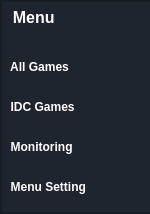
        <widget class="QFrame" name="frame_left_menu">
         <property name="minimumSize">
          <size>
           <width>150</width>
           <height>0</height>
          </size>
         </property>
         <property name="maximumSize">
          <size>
           <width>20</width>
           <height>16777215</height>
          </size>
         </property>
         <property name="styleSheet">
          <string notr="true">background-color: rgb(31, 37, 47);</string>
         </property>
         <property name="frameShape">
          <enum>QFrame::StyledPanel</enum>
         </property>
         <property name="frameShadow">
          <enum>QFrame::Raised</enum>
         </property>
         <layout class="QVBoxLayout" name="verticalLayout_4">
          <property name="spacing">
           <number>0</number>
          </property>
          <property name="leftMargin">
           <number>0</number>
          </property>
          <property name="topMargin">
           <number>0</number>
          </property>
          <property name="rightMargin">
           <number>0</number>
          </property>
          <property name="bottomMargin">
           <number>0</number>
          </property>
          <item alignment="Qt::AlignLeft|Qt::AlignTop">
           <widget class="QFrame" name="menu_frame">
            <property name="minimumSize">
             <size>
              <width>150</width>
              <height>0</height>
             </size>
            </property>
            <property name="frameShape">
             <enum>QFrame::StyledPanel</enum>
            </property>
            <property name="frameShadow">
             <enum>QFrame::Raised</enum>
            </property>
            <layout class="QVBoxLayout" name="verticalLayout_5">
             <property name="spacing">
              <number>0</number>
             </property>
             <property name="leftMargin">
              <number>0</number>
             </property>
             <property name="topMargin">
              <number>0</number>
             </property>
             <property name="rightMargin">
              <number>0</number>
             </property>
             <property name="bottomMargin">
              <number>0</number>
             </property>
             <item alignment="Qt::AlignLeft">
              <widget class="QPushButton" name="Btn_slide">
               <property name="minimumSize">
                <size>
                 <width>150</width>
                 <height>0</height>
                </size>
               </property>
               <property name="maximumSize">
                <size>
                 <width>100</width>
                 <height>16777215</height>
                </size>
               </property>
               <property name="font">
                <font>
                 <pointsize>12</pointsize>
                 <weight>75</weight>
                 <bold>true</bold>
                </font>
               </property>
               <property name="styleSheet">
                <string notr="true">QPushButton
{
text-align: left;
color: rgb(255, 255, 255);
background:transparent;
margin-bottom: 20px;
height: 30px;
border-radius: 5px;
padding-left: 2px;
}
QPushButton:hover
{
	background-color: rgba(0, 172, 252, 50);
}
QPushButton:pressed
{  
	background-color: rgba(0, 120, 252, 150);
    border-style: inset;
    border-width: 2px;

}
</string>
               </property>
               <property name="text">
                <string>  Menu</string>
               </property>
               <property name="icon">
                <iconset>
                 <normaloff>icons/menu.svg</normaloff>icons/menu.svg</iconset>
               </property>
               <property name="iconSize">
                <size>
                 <width>20</width>
                 <height>20</height>
                </size>
               </property>
              </widget>
             </item>
             <item>
              <widget class="QPushButton" name="Allgame">
               <property name="minimumSize">
                <size>
                 <width>150</width>
                 <height>20</height>
                </size>
               </property>
               <property name="font">
                <font>
                 <weight>75</weight>
                 <bold>true</bold>
                </font>
               </property>
               <property name="styleSheet">
                <string notr="true">QPushButton
{
text-align: left;
;
color: rgb(255, 255, 255);
background:transparent;
margin-bottom: 10px;
height: 30px;
border-radius: 5px;
padding-left: 2px;
}
QPushButton:hover
{
	background-color: rgba(0, 172, 252, 50);
}
QPushButton:pressed
{  
	background-color: rgba(0, 120, 252, 150);
    border-style: inset;
    border-width: 2px;

}
</string>
               </property>
               <property name="text">
                <string>  All Games</string>
               </property>
               <property name="icon">
                <iconset>
                 <normaloff>icons/layers.svg</normaloff>icons/layers.svg</iconset>
               </property>
               <property name="iconSize">
                <size>
                 <width>20</width>
                 <height>20</height>
                </size>
               </property>
              </widget>
             </item>
             <item>
              <widget class="QPushButton" name="idc">
               <property name="font">
                <font>
                 <weight>75</weight>
                 <bold>true</bold>
                </font>
               </property>
               <property name="styleSheet">
                <string notr="true">QPushButton
{
text-align: left;
color: rgb(255, 255, 255);
background:transparent;
margin-bottom: 10px;
height: 30px;
border-radius: 5px;
padding-left: 2px;
}
QPushButton:hover
{
	background-color: rgba(0, 172, 252, 50);
}
QPushButton:pressed
{  
	background-color: rgba(0, 120, 252, 150);
    border-style: inset;
    border-width: 2px;

}
</string>
               </property>
               <property name="text">
                <string>  IDC Games</string>
               </property>
               <property name="icon">
                <iconset>
                 <normaloff>icons/server.svg</normaloff>icons/server.svg</iconset>
               </property>
               <property name="iconSize">
                <size>
                 <width>20</width>
                 <height>20</height>
                </size>
               </property>
              </widget>
             </item>
             <item alignment="Qt::AlignLeft">
              <widget class="QPushButton" name="Monitor">
               <property name="sizePolicy">
                <sizepolicy hsizetype="Minimum" vsizetype="Fixed">
                 <horstretch>0</horstretch>
                 <verstretch>0</verstretch>
                </sizepolicy>
               </property>
               <property name="minimumSize">
                <size>
                 <width>150</width>
                 <height>20</height>
                </size>
               </property>
               <property name="font">
                <font>
                 <weight>75</weight>
                 <bold>true</bold>
                </font>
               </property>
               <property name="autoFillBackground">
                <bool>false</bool>
               </property>
               <property name="styleSheet">
                <string notr="true">QPushButton
{
text-align: left;
color: rgb(255, 255, 255);
background:transparent;
margin-bottom: 10px;
height: 30px;
border-radius: 5px;
padding-left: 2px;
}
QPushButton:hover
{
	background-color: rgba(0, 172, 252, 50);
}
QPushButton:pressed
{  
	background-color: rgba(0, 120, 252, 150);
    border-style: inset;
    border-width: 2px;

}
</string>
               </property>
               <property name="text">
                <string>  Monitoring</string>
               </property>
               <property name="icon">
                <iconset>
                 <normaloff>icons/monitor.svg</normaloff>icons/monitor.svg</iconset>
               </property>
               <property name="iconSize">
                <size>
                 <width>20</width>
                 <height>20</height>
                </size>
               </property>
               <property name="flat">
                <bool>false</bool>
               </property>
              </widget>
             </item>
             <item>
              <widget class="QPushButton" name="Setting">
               <property name="minimumSize">
                <size>
                 <width>150</width>
                 <height>20</height>
                </size>
               </property>
               <property name="maximumSize">
                <size>
                 <width>150</width>
                 <height>16777215</height>
                </size>
               </property>
               <property name="font">
                <font>
                 <weight>75</weight>
                 <bold>true</bold>
                </font>
               </property>
               <property name="layoutDirection">
                <enum>Qt::LeftToRight</enum>
               </property>
               <property name="autoFillBackground">
                <bool>false</bool>
               </property>
               <property name="styleSheet">
                <string notr="true">QPushButton
{
text-align: left;
color: rgb(255, 255, 255);
background:transparent;
margin-bottom: 10px;
height: 30px;
border-radius: 5px;
padding-left: 2px;
}
QPushButton:hover
{
	background-color: rgba(0, 172, 252, 50);
}
QPushButton:pressed
{  
	background-color: rgba(0, 120, 252, 150);
    border-style: inset;
    border-width: 2px;

}
</string>
               </property>
               <property name="text">
                <string>  Menu Setting</string>
               </property>
               <property name="icon">
                <iconset>
                 <normaloff>icons/settings.svg</normaloff>icons/settings.svg</iconset>
               </property>
               <property name="iconSize">
                <size>
                 <width>20</width>
                 <height>20</height>
                </size>
               </property>
              </widget>
             </item>
            </layout>
           </widget>
          </item>
         </layout>
        </widget>
